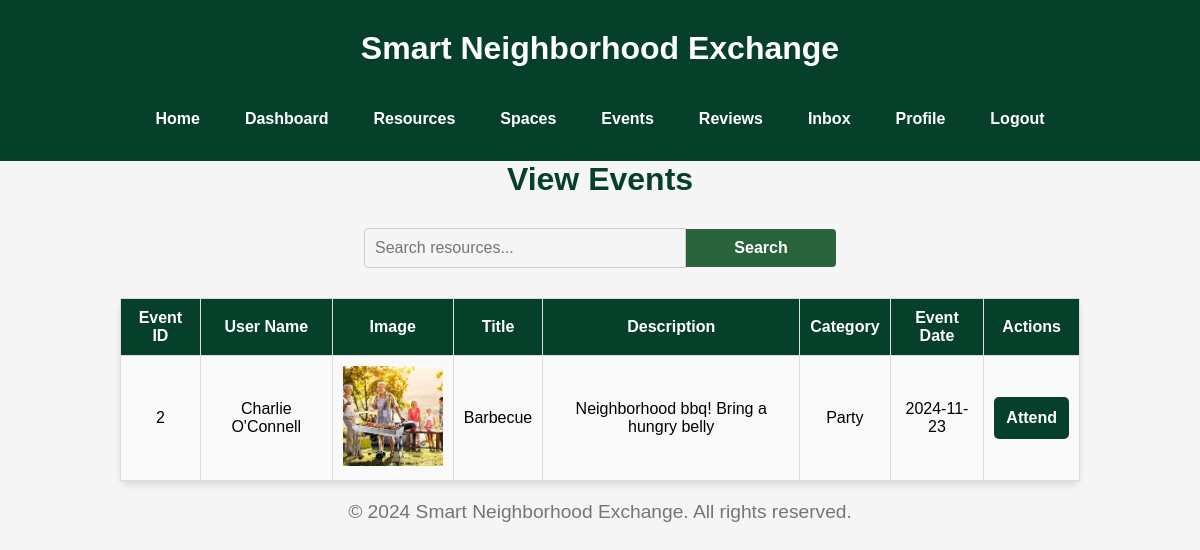
The app's page /view-events (signed in) with its own data.
### tables this page shows
CREATE TABLE Events (
    event_id INTEGER PRIMARY KEY AUTOINCREMENT,
    user_id INTEGER,
    title TEXT NOT NULL,
    description TEXT,
    images TEXT,
    category TEXT,
    date TEXT NOT NULL,  -- Event date instead of availability
    FOREIGN KEY (user_id) REFERENCES Users(user_id)
);

CREATE TABLE Users (
    user_id INTEGER PRIMARY KEY AUTOINCREMENT,
    name TEXT NOT NULL,
    email TEXT NOT NULL UNIQUE,
    password TEXT NOT NULL,
    profile_image TEXT,
    location TEXT
);

### app.py (the view)
@app.route('/view-events')
def view_events():
    user_id = get_user_id()  # Get the current user's ID
    search_query = request.args.get('query', '')  # Get the search query
    con = get_db()
    if search_query:
        cur = con.execute("""
            SELECT e.event_id, u.name AS user_name, e.title, e.description, e.images, e.category, e.date
            FROM Events e
            JOIN Users u ON e.user_id = u.user_id
            WHERE e.user_id != ?
            AND e.date >= date('now')  -- Only future events
            AND (
                u.name LIKE ?
                OR e.title LIKE ?
                OR e.description LIKE ?
                OR e.category LIKE ?
            )
        """, (user_id, f'%{search_query}%', f'%{search_query}%', f'%{search_query}%', f'%{search_query}%'))
    else:
        cur = con.execute("""
            SELECT e.event_id, u.name AS user_name, e.title, e.description, e.images, e.category, e.date
            FROM Events e
            JOIN Users u ON e.user_id = u.user_id
            WHERE e.user_id != ? AND e.date >= date('now')
        """, (user_id,))
    other_events = cur.fetchall()
    return render_template('events/view_events.html', events=other_events)

### app.py (called while the page is built)
def get_db():
    db = getattr(g, '_database', None)
    if db is None:
        db = g._database = sqlite3.connect(DATABASE)
    return db

@app.teardown_appcontext
def close_connection(exception):
    db = getattr(g, '_database', None)
    if db is not None:
        db.close()

def get_user_id():
    return session.get('user_id')

### templates/events/view_events.html (shortened to what this page needs)
{% extends "base.html" %}
{% block content %}
<header>
    <h1>View Events</h1>
   <form action="{{ url_for('view_resources') }}" method="get" class="resources-search-form">
    <input type="text" name="query" placeholder="Search resources..." value="{{ request.args.get('query', '') }}">
    <button type="submit" class="search-btn">Search</button>
</form>
</header>
<main>
    {% if events %}
    <table class="event-table">
        <thead>
            <tr>
                <th>Event ID</th>
                <th>User Name</th>
                <th>Image</th>
                <th>Title</th>
                <th>Description</th>
                <th>Category</th>
                <th>Event Date</th>
                <th>Actions</th>
            </tr>
        </thead>
        <tbody>
            {% for event in events %}
            <tr>
                <td>{{ event[0] }}</td>
                <td>{{ event[1] }}</td>
                <td>
                    {% if event[4] %}
                        <img src="{{ '/' + event[4] }}" alt="Event Image" width="100">
                    {% else %}
                        <span>No Image</span>
                    {% endif %}
                </td>
                <td>{{ event[2] }}</td>
                <td>{{ event[3] }}</td>
                <td>{{ event[5] }}</td>
                <td>{{ event[6] }}</td>
                <td>
                    {% if event[7] %}
                        <button type="button" class="attend-btn" disabled>Attending</button>
                    {% else %}
                        <form action="{{ url_for('attend_event', event_id=event[0]) }}" method="post">
                            <button type="submit" class="attend-btn">Attend</button>
                        </form>
                    {% endif %}
                </td>
            </tr>
            {% endfor %}
        </tbody>
    </table>
    {% else %}
    <p>No events found from other users.</p>
    {% endif %}
</main>
{% endblock %}

### static/css/style.css (style rules this page uses)
body { font-family: Arial, sans-serif; background-color: #f5f5f5; margin: 0; padding: 0; }
h1, h2 { color: #333333; }
h1 { font-size: 2em; text-align: center; margin-top: 0; color: #06402B; }
form { margin: 20px 0; }
input[type="text"], input[type="email"], input[type="password"], input[type="file"], textarea { width: 100%; padding: 10px; font-size: 1em; border: 1px solid #cccccc; border-radius: 5px; background-color: #f5f5f5; margin: 10px 0; }
button { width: 100%; padding: 12px; font-size: 1em; font-weight: bold; color: #ffffff; background-color: #06402B; border: none; border-radius: 5px; cursor: pointer; transition: background-color 0.3s ease; }
body { overflow-y: auto; }
body { font-family: Arial, sans-serif; background-color: #f5f5f5; margin: 0; padding: 0; overflow-y: auto; }
.resources-search-form { display: flex; justify-content: center; align-items: center; margin: 20px auto; max-width: 500px; }
.resources-search-form input[type="text"] { width: 70%; padding: 10px; border: 1px solid #ccc; border-radius: 4px 0 0 4px; outline: none; }
.resources-search-form button { width: 30%; padding: 10px; background-color: #06402B; color: white; border: none; border-radius: 0 4px 4px 0; cursor: pointer; font-weight: bold; transition: background-color 0.3s; }
.resources-search-form { display: flex; justify-content: center; margin-bottom: 20px; }
.resources-search-form input[type="text"] { padding: 10px; width: 60%; border: 1px solid #ccc; border-radius: 4px 0 0 4px; outline: none; }
.resources-search-form .search-btn { padding: 10px 15px; background-color: #2a643d; color: white; border: none; border-radius: 0 4px 4px 0; cursor: pointer; transition: background-color 0.3s ease; }
header h1 { text-align: center; color: #06402B; margin-bottom: 20px; }
table { width: 100%; border-collapse: collapse; margin-bottom: 20px; }
table th, table td { padding: 10px; text-align: left; border-bottom: 1px solid #ddd; }
table th { background-color: #06402B; color: white; }
table td { background-color: #f9f9f9; }
h1, h2 { text-align: center; color: #2a643d; margin-bottom: 20px; }
table { width: 80%; margin: 20px auto; border-collapse: collapse; background-color: #f9f9f9; border-radius: 8px; box-shadow: 0 4px 6px rgba(0, 0, 0, 0.1); }
table thead { background-color: #06402B; color: white; }
table th, table td { text-align: center; padding: 10px; border: 1px solid #ddd; }
table th { font-weight: bold; }

### records on screen
Events: event_id "2", name "Charlie O'Connell", images (picture), title "Barbecue", description "Neighborhood bbq! Bring a hungry belly", category "Party", date "2024-11-23"
